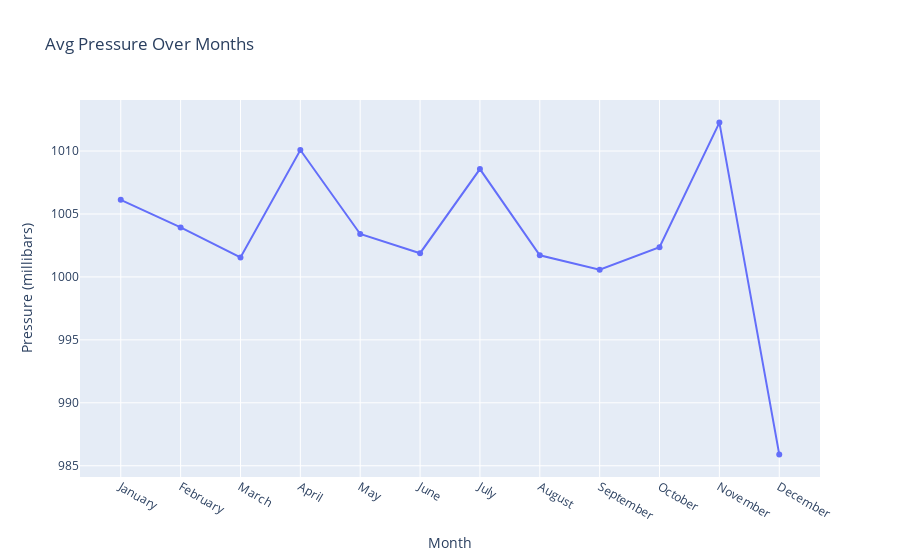

Notebook code cell kept with this figure:
### Code cell
fig.show()

### Figure 1 — Plotly figure (JSON) as saved in the notebook; plotly's stock layout.template omitted (floating-point values rounded to 4 significant figures)
{"data": [{"hovertemplate": "Month=%{x}<br>Pressure (millibars)=%{y}<extra></extra>", "legendgroup": "", "line": {"color": "#636efa", "dash": "solid"}, "marker": {"symbol": "circle"}, "mode": "markers+lines", "name": "", "orientation": "v", "showlegend": false, "type": "scatter", "x": ["January", "February", "March", "April", "May", "June", "July", "August", "September", "October", "November", "December"], "xaxis": "x", "y": [1006.0, 1004.0, 1002.0, 1010.0, 1003.0, 1002.0, 1009.0, 1002.0, 1001.0, 1002.0, 1012.0, 985.9], "yaxis": "y"}], "layout": {"legend": {"tracegroupgap": 0}, "title": {"text": "Avg Pressure Over Months"}, "xaxis": {"anchor": "y", "domain": [0, 1], "title": {"text": "Month"}}, "yaxis": {"anchor": "x", "domain": [0, 1], "title": {"text": "Pressure (millibars)"}}}}
